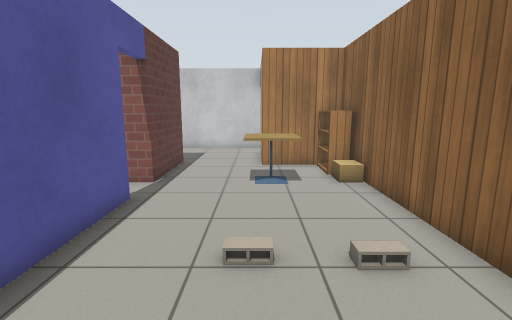
View 1 (above)

16 first-person views from a walk through a robot-simulator world made for Gazebo. The camera is 1.2 m above the floor, tilts 10° down and sees 85° across. Floor lines are 1 m apart. The floor is counted in squares, 0.5 m on a side. Each view is taken from the middle of a square. On the plan, view 1 faces up. The plan holds only what a view shows up to about 18 squares ahead; the rest is blank. The robots in the file are not drawn. Simple patterns stand in for the simulator's built-in surfaces. Some stock models are drawn as simple stand-ins. Some surface patterns are stand-ins.

View 2
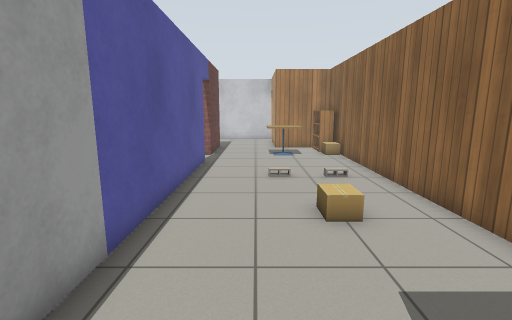

View 3
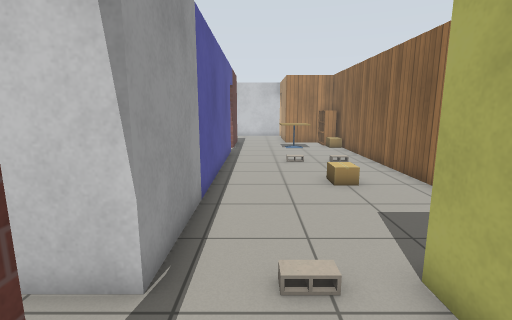

View 4
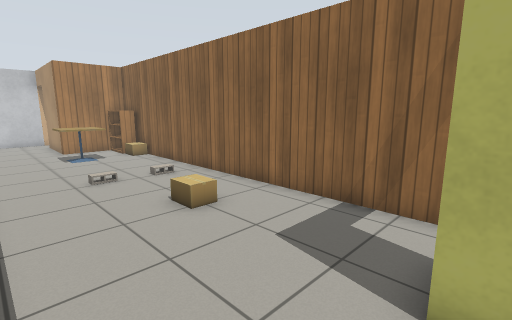

View 5
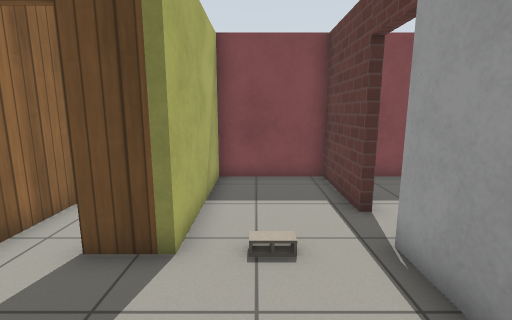

View 6
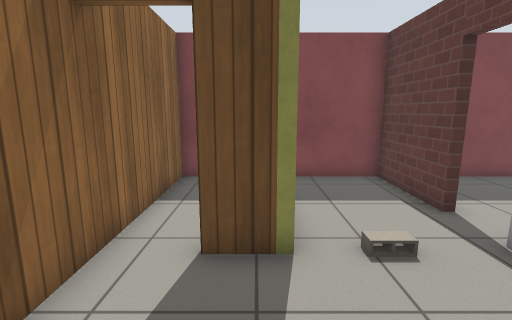

View 7
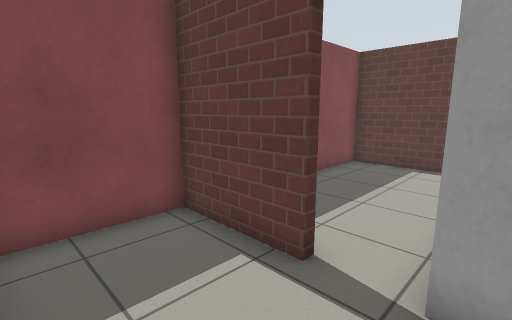

View 8
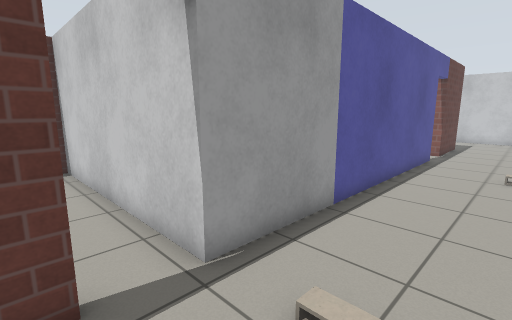

View 9
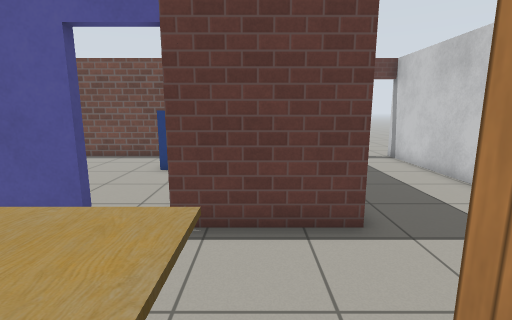

View 10
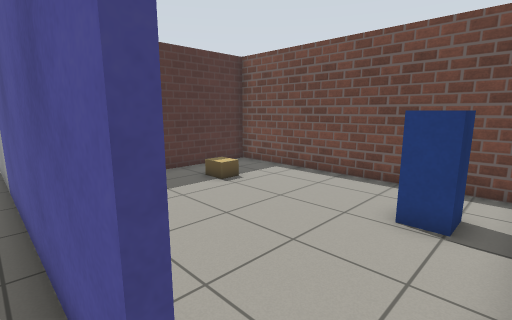

View 11
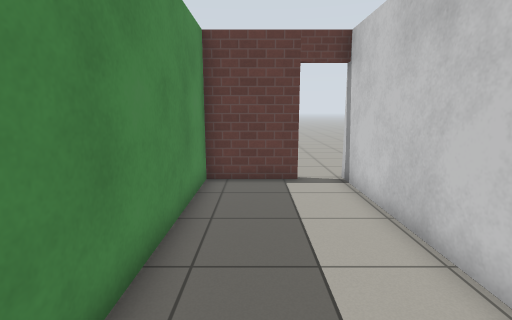

View 12
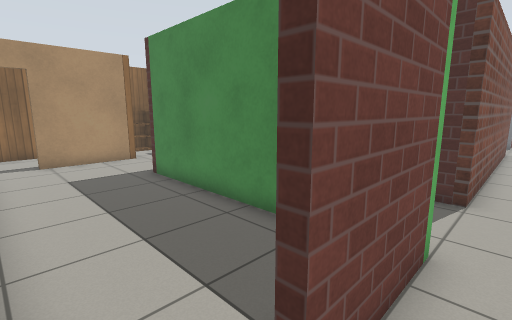

View 13
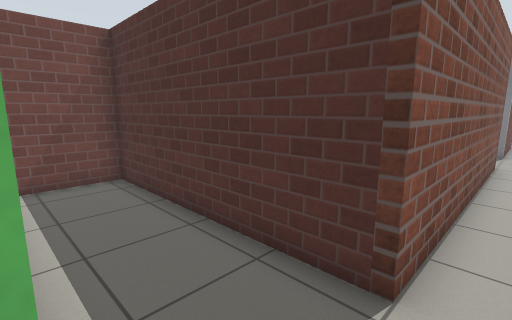

View 14
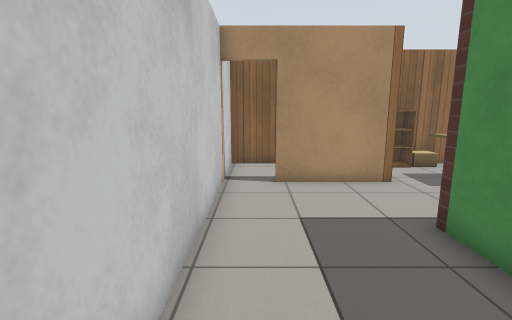

View 15
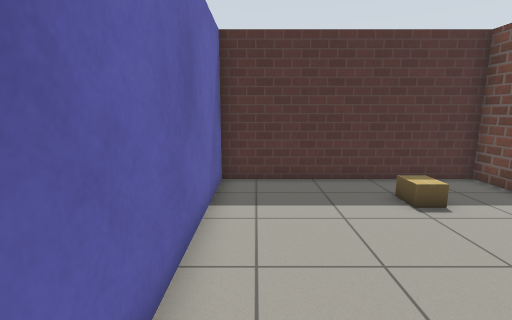

View 16
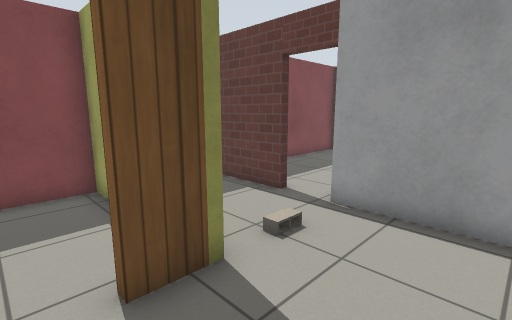

### Floor plan
Ten units are one square. View 1 is at (0, 0); x grows to the right and y downward. Boxes are objects, and circles mark ways between rooms. Rooms are numbered by the first view taken in them; rooms with no view inside come last. Other rooms are left out.
<svg viewBox="-145 -195 187 311">
<path fill="none" stroke="#000" d="M-35 -74 -35 57M37 56 37 -124 4 -124 4 -134M-35 74 -35 111 4 111 4 54 20 54M-35 -132 -35 -92M4 -134 4 -164M-127 -165 -127 -132 -35 -132M5 -181 -130 -181M-130 -129 -130 -165M-127 -89 -127 17 -38 17 -38 -69M-127 74 -127 111 -54 111M-35 57 -128 57M7 100 7 111 37 111 37 56"/>
<rect x="-15" y="45" width="10" height="10" fill="#bbb"><title>cinder block</title></rect>
<rect x="-5" y="-45" width="10" height="10" fill="#bbb"><title>cinder block</title></rect>
<rect x="-5" y="-105" width="20" height="20" fill="#bbb"><title>cafe table</title></rect>
<rect x="5" y="-15" width="10" height="20" fill="#bbb"><title>cardboard box</title></rect>
<rect x="15" y="-45" width="10" height="10" fill="#bbb"><title>cinder block</title></rect>
<rect x="25" y="-105" width="10" height="20" fill="#bbb"><title>cardboard box</title></rect>
<rect x="25" y="-125" width="10" height="20" fill="#bbb"><title>bookshelf</title></rect>
<rect x="-105" y="-15" width="20" height="10" fill="#bbb"><title>cardboard box</title></rect>
<rect x="-105" y="-85" width="20" height="20" fill="#bbb"><title>postbox</title></rect>
<circle cx="-15" cy="-130" r="3" fill="#2a7"/>
<circle cx="-40" cy="-85" r="3" fill="#2a7"/>
<circle cx="-40" cy="65" r="3" fill="#2a7"/>
<circle cx="27" cy="57" r="3" fill="#2a7"/>
<circle cx="-130" cy="-175" r="3" fill="#2a7"/>
<text x="0" y="-20">1</text>
<text x="-60" y="-150">2</text>
<text x="-20" y="-190">3</text>
<text x="-90" y="-40">4</text>
<text x="-80" y="80">5</text>
<text x="20" y="80">6</text>
</svg>
Room 1 opens to room 2. Room 1 opens to room 4. Room 1 opens to room 5. Room 1 opens to room 6. Room 2 opens to room 3.

Where each view was taken, in squares from view 1:
view 1: 0 up, 0 right, facing up
view 2: 6 down, 1 left, facing up
view 3: 9 down, 2 left, facing up
view 4: 6 down, 3 left, facing up-right
view 5: 1 down, 1 left, facing down
view 6: 1 down, 1 right, facing down
view 7: 5 down, 0 right, facing down-left
view 8: 8 down, 0 right, facing up-left
view 9: 11 up, 2 right, facing left
view 10: 9 up, 3 left, facing down-left
view 11: 15 up, 3 left, facing left
view 12: 18 up, 14 left, facing down-right
view 13: 13 up, 14 left, facing down-right
view 14: 17 up, 9 left, facing right
view 15: 8 up, 5 left, facing down
view 16: 2 down, 3 right, facing down-left
